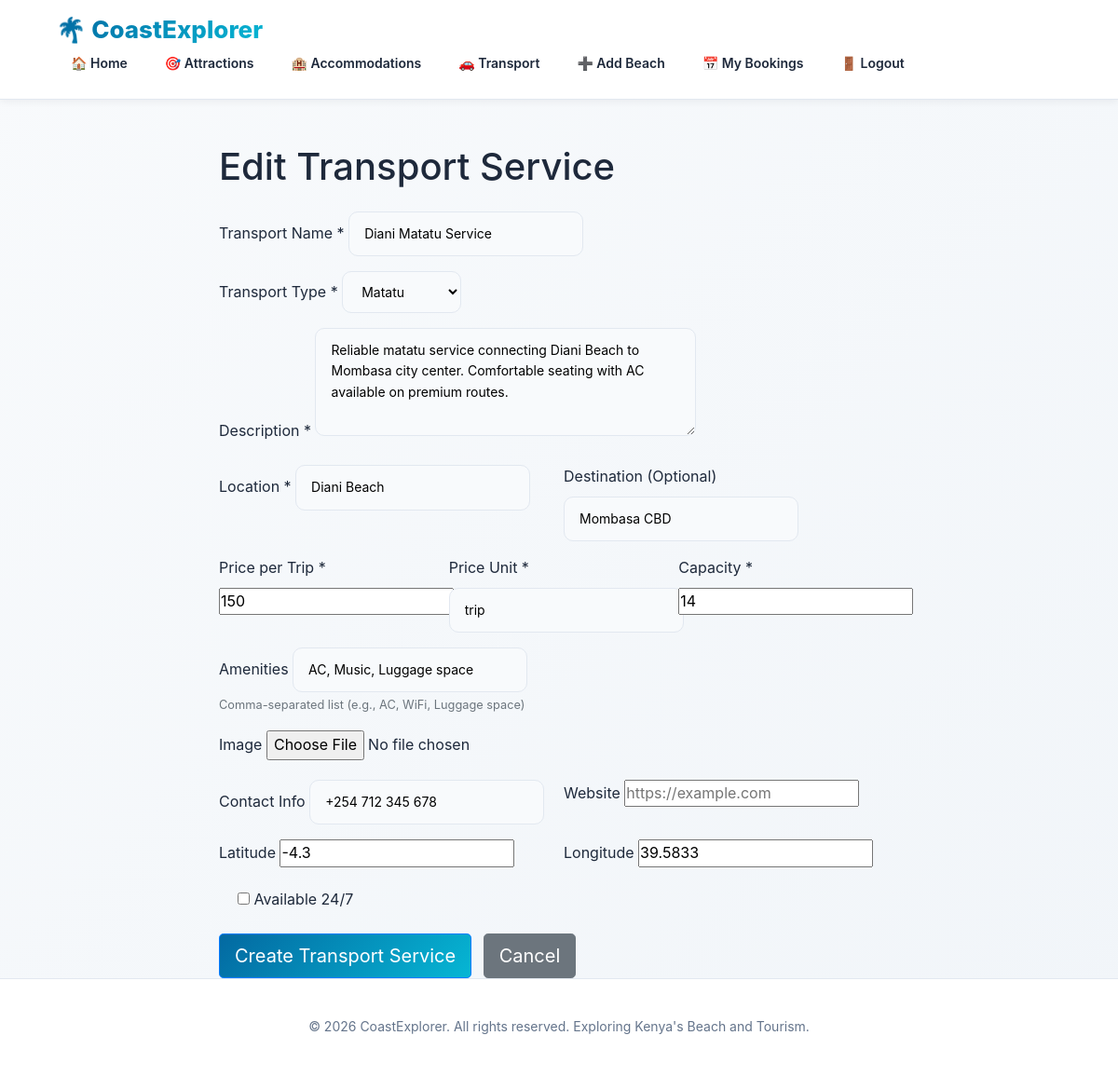
Screenshot of /transport/update/1/ (signed in) with the database file from the repository.
### tourism/models.py (models this page shows, shortened)
class Transport(models.Model):
    TRANSPORT_TYPE_CHOICES = [
        ('bus', 'Bus'),
        ('matatu', 'Matatu'),
        ('taxi', 'Taxi'),
        ('car_rental', 'Car Rental'),
        ('motorcycle', 'Motorcycle'),
        ('bicycle', 'Bicycle'),
        ('boat', 'Boat'),
        ('ferry', 'Ferry'),
        ('train', 'Train'),
        ('other', 'Other'),
    ]
    name = models.CharField(max_length=100)
    transport_type = models.CharField(max_length=20, choices=TRANSPORT_TYPE_CHOICES)
    description = models.TextField()
    location = models.CharField(max_length=100, help_text="Base location or route")
    destination = models.CharField(max_length=100, blank=True, help_text="If applicable")
    price_per_trip = models.IntegerField(help_text="Price per trip or per hour")
    price_unit = models.CharField(max_length=20, default="trip", help_text="e.g., trip, hour, day")
    capacity = models.IntegerField(default=1, help_text="Number of passengers")
    amenities = models.TextField(blank=True, help_text="Comma-separated list of amenities")
    image = models.ImageField(upload_to='transport_images/', blank=True, null=True)
    contact_info = models.CharField(max_length=200, blank=True)
    website = models.URLField(blank=True)
    latitude = models.FloatField(blank=True, null=True)
    longitude = models.FloatField(blank=True, null=True)
    available_24_7 = models.BooleanField(default=False)
    created_at = models.DateTimeField(default=timezone.now)

### tourism/views.py (the view)
# urls.py: path('transport/update/<int:id>/', views.update_transport, name='update_transport'),
@login_required
def update_transport(request, id):
    transport = get_object_or_404(Transport, id=id)
    form = TransportForm(request.POST or None, request.FILES or None, instance=transport)
    if form.is_valid():
        form.save()
        messages.success(request, 'Transport service updated successfully.')
        return redirect('transport_detail', id=transport.id)
    return render(request, 'transport_form.html', {'form': form, 'title': 'Edit Transport Service'})

### tourism/forms.py
class TransportForm(forms.ModelForm):
    class Meta:
        model = Transport
        fields = [
            'name',
            'transport_type',
            'description',
            'location',
            'destination',
            'price_per_trip',
            'price_unit',
            'capacity',
            'amenities',
            'image',
            'contact_info',
            'website',
            'latitude',
            'longitude',
            'available_24_7',
        ]
        widgets = {
            'description': forms.Textarea(attrs={'rows': 4}),
            'amenities': forms.TextInput(attrs={'placeholder': 'e.g., AC, WiFi, Luggage space'}),
            'latitude': forms.NumberInput(attrs={'step': 'any'}),
            'longitude': forms.NumberInput(attrs={'step': 'any'}),
            'contact_info': forms.TextInput(attrs={'placeholder': 'Phone or email'}),
            'website': forms.URLInput(attrs={'placeholder': 'https://example.com'}),
            'price_unit': forms.TextInput(attrs={'placeholder': 'e.g., trip, hour, day'}),
        }

### tourism/templates/transport_form.html (shortened to what this page needs)
{% extends 'base.html' %}
{% block content %}
<div class="container mt-5">
    <div class="row justify-content-center">
        <div class="col-md-8">
            <h1>{{ title }}</h1>
            <form method="POST" enctype="multipart/form-data" class="mt-4">
                <div class="form-group">
                    <label for="{{ form.name.id_for_label }}">Transport Name *</label>
                    {{ form.name }}
                </div>
                <div class="form-group">
                    <label for="{{ form.transport_type.id_for_label }}">Transport Type *</label>
                    {{ form.transport_type }}
                </div>
                <div class="form-group">
                    <label for="{{ form.description.id_for_label }}">Description *</label>
                    {{ form.description }}
                </div>
                <div class="form-row">
                    <div class="col-md-6">
                        <div class="form-group">
                            <label for="{{ form.location.id_for_label }}">Location *</label>
                            {{ form.location }}
                        </div>
                    </div>
                    <div class="col-md-6">
                        <div class="form-group">
                            <label for="{{ form.destination.id_for_label }}">Destination (Optional)</label>
                            {{ form.destination }}
                        </div>
                    </div>
                </div>
                <div class="form-row">
                    <div class="col-md-4">
                        <div class="form-group">
                            <label for="{{ form.price_per_trip.id_for_label }}">Price per Trip *</label>
                            {{ form.price_per_trip }}
                        </div>
                    </div>
                    <div class="col-md-4">
                        <div class="form-group">
                            <label for="{{ form.price_unit.id_for_label }}">Price Unit *</label>
                            {{ form.price_unit }}
                        </div>
                    </div>
                    <div class="col-md-4">
                        <div class="form-group">
                            <label for="{{ form.capacity.id_for_label }}">Capacity *</label>
                            {{ form.capacity }}
                        </div>
                    </div>
                </div>
                <div class="form-group">
                    <label for="{{ form.amenities.id_for_label }}">Amenities</label>
                    {{ form.amenities }}
                    <small class="form-text text-muted">Comma-separated list (e.g., AC, WiFi, Luggage space)</small>
                </div>
                <div class="form-group">
                    <label for="{{ form.image.id_for_label }}">Image</label>
                    {{ form.image }}
                </div>
                <div class="form-row">
                    <div class="col-md-6">
                        <div class="form-group">
                            <label for="{{ form.contact_info.id_for_label }}">Contact Info</label>
                            {{ form.contact_info }}
                        </div>
                    </div>
                    <div class="col-md-6">
                        <div class="form-group">
                            <label for="{{ form.website.id_for_label }}">Website</label>
                            {{ form.website }}
                        </div>
                    </div>
                </div>
                <div class="form-row">
                    <div class="col-md-6">
                        <div class="form-group">
                            <label for="{{ form.latitude.id_for_label }}">Latitude</label>
                            {{ form.latitude }}
                        </div>
                    </div>
                    <div class="col-md-6">
                        <div class="form-group">
                            <label for="{{ form.longitude.id_for_label }}">Longitude</label>
                            {{ form.longitude }}
                        </div>
                    </div>
                </div>
                <div class="form-check">
                    {{ form.available_24_7 }}
                    <label for="{{ form.available_24_7.id_for_label }}" class="form-check-label">
                        Available 24/7
                    </label>
                </div>
                <button type="submit" class="btn btn-primary btn-lg mt-4">
                    {% if object %}Update{% else %}Create{% endif %} Transport Service
                </button>
                <a href="{% url 'transports' %}" class="btn btn-secondary btn-lg mt-4 ml-2">Cancel</a>
            </form>
        </div>
    </div>
</div>
{% endblock %}

### tourism/templates/base.html (style rules this page uses)
:root { --primary-dark: #0f172a; --primary-blue: #0369a1; --accent-cyan: #06b6d4; --light-bg: #f8fafc; --white: #ffffff; --text-dark: #1e293b; --text-muted: #64748b; --border: #e2e8f0; --shadow-sm: 0 2px 8px rgba(15, 23, 42, 0.06); --shadow-md: 0 8px 20px rgba(15, 23, 42, 0.1); --shadow-lg: 0 20px 60px rgba(15, 23, 42, 0.12); }
* { margin: 0; padding: 0; box-sizing: border-box; }
html, body { scroll-behavior: smooth; }
body { background: linear-gradient(135deg, #f8fafc 0%, #f1f5f9 100%); color: var(--text-dark); font-family: -apple-system, BlinkMacSystemFont, 'Segoe UI', 'Roboto', 'Oxygen', 'Ubuntu', 'Cantarell', sans-serif; line-height: 1.6; min-height: 100vh; display: flex; flex-direction: column; }
.controls input, .controls select, input[type="text"], input[type="email"], input[type="password"], textarea, select { padding: 12px 16px; border: 1px solid var(--border); border-radius: 10px; outline: none; font-family: inherit; font-size: 14px; transition: all 0.3s ease; background: var(--light-bg); }
.controls button, button { padding: 12px 24px; border: none; background: linear-gradient(135deg, var(--primary-blue) 0%, var(--accent-cyan) 100%); color: var(--white); border-radius: 10px; cursor: pointer; font-weight: 600; font-size: 14px; transition: all 0.3s ease; }

### rows the page displays
Transport: name "Diani Matatu Service", transport_type "Matatu", description "Reliable matatu service connecting Diani Beach to Mombasa city center. Comfortable seating with AC available on premium routes.", location "Diani Beach", destination "Mombasa CBD", price_per_trip "150", price_unit "trip", capacity "14", amenities "AC, Music, Luggage space", contact_info "+254 712 345 678", latitude "-4.3", longitude "39.5833"

### other values shown
{{ title }} "Edit Transport Service"
